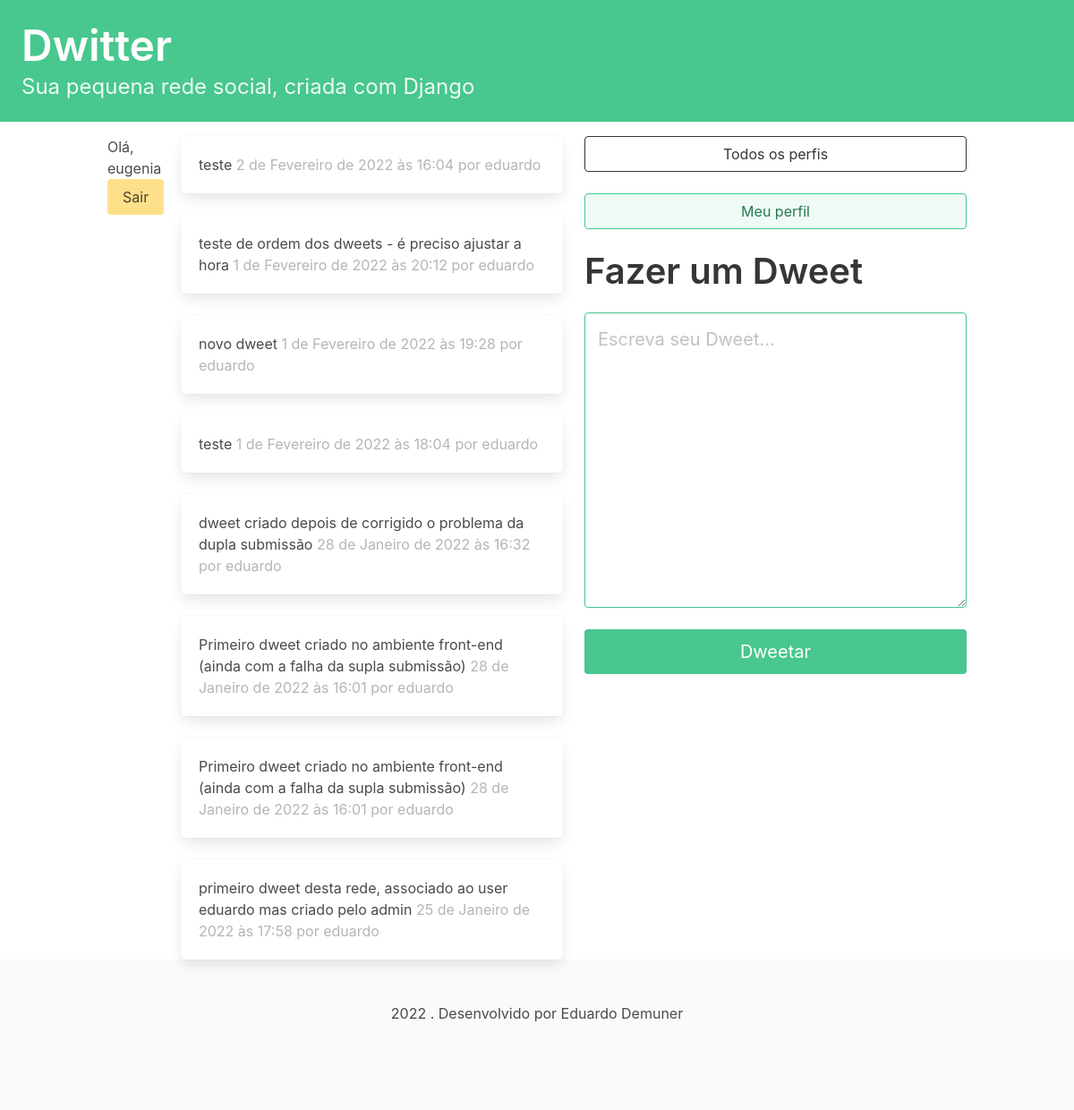
Screenshot of / (signed in) with the database file from the repository.
### dwitter/models.py (models this page shows, shortened)
class Dweet(models.Model):
    user = models.ForeignKey(
        User, related_name="dweets", on_delete=models.DO_NOTHING
    )
    body = models.CharField(max_length=140)
    created_at = models.DateTimeField(auto_now_add=True)

### dwitter/views.py (the view)
# urls.py: path("", dashboard, name="dashboard"),
@login_required(login_url='/login/')
def dashboard(request):
    form = DweetForm(request.POST or None)
    if request.method == "POST":
        if form.is_valid():
            dweet = form.save(commit=False)
            dweet.user = request.user
            dweet.save()
            return redirect("dwitter:dashboard")
    followed_dweets = Dweet.objects.filter(
        user__profile__in=request.user.profile.follows.all()
    ).order_by("-created_at")
    return render(request, "dwitter/dashboard.html", {"form": form, "dweets":followed_dweets})

### dwitter/forms.py
class DweetForm(forms.ModelForm):
    body = forms.CharField(
        required=True,
        widget=forms.Textarea(
            attrs={
                "placeholder": "Escreva seu Dweet...",
                "class": "textarea is-success is-medium",
            }
        ),
        label="",
        error_messages={'max_length':'Este dweet está muito longo! Observe o limite de 140 caracteres.'}
    )
    class Meta:
        model = Dweet
        exclude = ("user", )

### dwitter/templates/dwitter/dashboard.html (shortened to what this page needs)
{% extends 'base.html' %}
{% block content %}
    <div class="column">
    {% for dweet in dweets %}
        <div class="box">
            {{dweet.body}}
            <span class="is-small has-text-grey-light">
                {{ dweet.created_at }} por {{ dweet.user.username }}
            </span>
        </div>
    {% endfor %}
    </div>
    <div class="column">
        <div class="block">
            <a href="{% url 'dwitter:profile_list' %} ">
                <button class="button is-dark is-outlined is-fullwidth">
                    Todos os perfis
                </button>
            </a>
        </div>
        <div class="block">
            <a href="{% url 'dwitter:profile' request.user.profile.id %} ">
                <button class="button is-success is-light is-outlined is-fullwidth">
                    Meu perfil
                </button>
            </a>
        </div>
        <div class="block">
            <div class="block">
                <h2 class="title is-2">Fazer um Dweet</h2>
            </div>
            <div class="block">
                <form method="post">
                    {{ form.as_p }}
                    <button class="button is-success is-fullwidth is-medium mt-5"
                            type="submit">
                        Dweetar
                    </button>
                </form>
            </div>
        </div>
    </div>
{% endblock content %}

### dwitter/templates/base.html (shortened to what this page needs)
<!DOCTYPE html>
<html lang="pt-br">
<head>
    <link rel="stylesheet"
          href="https://cdn.jsdelivr.net/npm/bulma@0.9.3/css/bulma.min.css">
</head>
<body>
<a href="{% url 'dwitter:dashboard' %}">
  <section class="hero is-small is-success mb-4">
    <div class="hero-body">
        <h1 class="title is-1">Dwitter</h1>
        <p class="subtitle is-4">Sua pequena rede social, criada com Django</p>
    </div>
  </section>
</a>
<div class="container">
    <div class="columns">
        <div class="column is-1">
            {% if user.is_authenticated %}
                Olá, {{ user.username }}
                <a href="{% url 'dwitter:logout' %}">
                    <button class="button is-warning">
                        Sair
                    </button>
                </a>
            {% else %}
                tchau
            {% endif %}
        </div>
        {% block content %}
        {% endblock content %}
    </div>
</div>
<footer class="footer">
  <div class="content has-text-centered">
      2022 . Desenvolvido por Eduardo Demuner
  </div>
</footer>
</body>
</html>

### rows the page displays
Dweet: body "teste", created_at "2 de Fevereiro de 2022 às 16:04", user.username "eduardo"
Dweet: body "teste de ordem dos dweets - é preciso ajustar a hora", created_at "1 de Fevereiro de 2022 às 20:12", user.username "eduardo"
Dweet: body "novo dweet", created_at "1 de Fevereiro de 2022 às 19:28", user.username "eduardo"
Dweet: body "teste", created_at "1 de Fevereiro de 2022 às 18:04", user.username "eduardo"
Dweet: body "dweet criado depois de corrigido o problema da dupla submissão", created_at "28 de Janeiro de 2022 às 16:32", user.username "eduardo"
Dweet: body "Primeiro dweet criado no ambiente front-end (ainda com a falha da supla submissão)", created_at "28 de Janeiro de 2022 às 16:01", user.username "eduardo"
Dweet: body "Primeiro dweet criado no ambiente front-end (ainda com a falha da supla submissão)", created_at "28 de Janeiro de 2022 às 16:01", user.username "eduardo"
Dweet: body "primeiro dweet desta rede, associado ao user eduardo mas criado pelo admin", created_at "25 de Janeiro de 2022 às 17:58", user.username "eduardo"

### other values shown
{{ user.username }} "eugenia"
